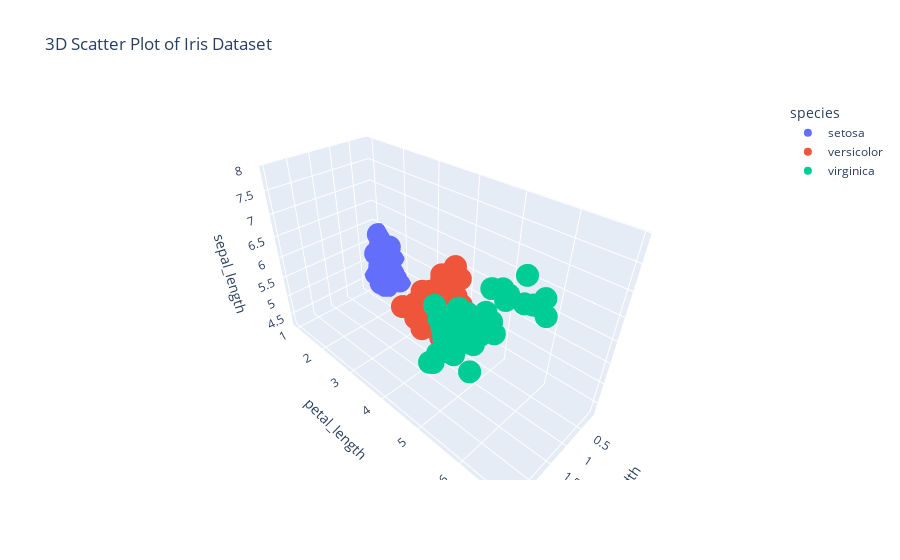

Notebook cell for this chart:
### Code cell
df = px.data.iris()

fig = px.scatter_3d(
    df,
    x="petal_width",
    y="petal_length",
    z="sepal_length",
    color="species",
    title="3D Scatter Plot of Iris Dataset"
)
fig.show()

### Figure 1 — Plotly figure (JSON) as saved in the notebook; plotly's stock layout.template omitted (floating-point values rounded to 4 significant figures)
{"data": [{"hovertemplate": "species=setosa<br>petal_width=%{x}<br>petal_length=%{y}<br>sepal_length=%{z}<extra></extra>", "legendgroup": "setosa", "marker": {"color": "#636efa", "symbol": "circle"}, "mode": "markers", "name": "setosa", "scene": "scene", "showlegend": true, "type": "scatter3d", "x": [0.2, 0.2, 0.2, 0.2, 0.2, 0.4, 0.3, 0.2, 0.2, 0.1, 0.2, 0.2, 0.1, 0.1, 0.2, 0.4, 0.4, 0.3, 0.3, 0.3, 0.2, 0.4, 0.2, 0.5, 0.2, 0.2, 0.4, 0.2, 0.2, 0.2, 0.2, 0.4, 0.1, 0.2, 0.1, 0.2, 0.2, 0.1, 0.2, 0.2, 0.3, 0.3, 0.2, 0.6, 0.4, 0.3, 0.2, 0.2, 0.2, 0.2], "y": [1.4, 1.4, 1.3, 1.5, 1.4, 1.7, 1.4, 1.5, 1.4, 1.5, 1.5, 1.6, 1.4, 1.1, 1.2, 1.5, 1.3, 1.4, 1.7, 1.5, 1.7, 1.5, 1, 1.7, 1.9, 1.6, 1.6, 1.5, 1.4, 1.6, 1.6, 1.5, 1.5, 1.4, 1.5, 1.2, 1.3, 1.5, 1.3, 1.5, 1.3, 1.3, 1.3, 1.6, 1.9, 1.4, 1.6, 1.4, 1.5, 1.4], "z": [5.1, 4.9, 4.7, 4.6, 5, 5.4, 4.6, 5, 4.4, 4.9, 5.4, 4.8, 4.8, 4.3, 5.8, 5.7, 5.4, 5.1, 5.7, 5.1, 5.4, 5.1, 4.6, 5.1, 4.8, 5, 5, 5.2, 5.2, 4.7, 4.8, 5.4, 5.2, 5.5, 4.9, 5, 5.5, 4.9, 4.4, 5.1, 5, 4.5, 4.4, 5, 5.1, 4.8, 5.1, 4.6, 5.3, 5]}, {"hovertemplate": "species=versicolor<br>petal_width=%{x}<br>petal_length=%{y}<br>sepal_length=%{z}<extra></extra>", "legendgroup": "versicolor", "marker": {"color": "#EF553B", "symbol": "circle"}, "mode": "markers", "name": "versicolor", "scene": "scene", "showlegend": true, "type": "scatter3d", "x": [1.4, 1.5, 1.5, 1.3, 1.5, 1.3, 1.6, 1, 1.3, 1.4, 1, 1.5, 1, 1.4, 1.3, 1.4, 1.5, 1, 1.5, 1.1, 1.8, 1.3, 1.5, 1.2, 1.3, 1.4, 1.4, 1.7, 1.5, 1, 1.1, 1, 1.2, 1.6, 1.5, 1.6, 1.5, 1.3, 1.3, 1.3, 1.2, 1.4, 1.2, 1, 1.3, 1.2, 1.3, 1.3, 1.1, 1.3], "y": [4.7, 4.5, 4.9, 4, 4.6, 4.5, 4.7, 3.3, 4.6, 3.9, 3.5, 4.2, 4, 4.7, 3.6, 4.4, 4.5, 4.1, 4.5, 3.9, 4.8, 4, 4.9, 4.7, 4.3, 4.4, 4.8, 5, 4.5, 3.5, 3.8, 3.7, 3.9, 5.1, 4.5, 4.5, 4.7, 4.4, 4.1, 4, 4.4, 4.6, 4, 3.3, 4.2, 4.2, 4.2, 4.3, 3, 4.1], "z": [7, 6.4, 6.9, 5.5, 6.5, 5.7, 6.3, 4.9, 6.6, 5.2, 5, 5.9, 6, 6.1, 5.6, 6.7, 5.6, 5.8, 6.2, 5.6, 5.9, 6.1, 6.3, 6.1, 6.4, 6.6, 6.8, 6.7, 6, 5.7, 5.5, 5.5, 5.8, 6, 5.4, 6, 6.7, 6.3, 5.6, 5.5, 5.5, 6.1, 5.8, 5, 5.6, 5.7, 5.7, 6.2, 5.1, 5.7]}, {"hovertemplate": "species=virginica<br>petal_width=%{x}<br>petal_length=%{y}<br>sepal_length=%{z}<extra></extra>", "legendgroup": "virginica", "marker": {"color": "#00cc96", "symbol": "circle"}, "mode": "markers", "name": "virginica", "scene": "scene", "showlegend": true, "type": "scatter3d", "x": [2.5, 1.9, 2.1, 1.8, 2.2, 2.1, 1.7, 1.8, 1.8, 2.5, 2, 1.9, 2.1, 2, 2.4, 2.3, 1.8, 2.2, 2.3, 1.5, 2.3, 2, 2, 1.8, 2.1, 1.8, 1.8, 1.8, 2.1, 1.6, 1.9, 2, 2.2, 1.5, 1.4, 2.3, 2.4, 1.8, 1.8, 2.1, 2.4, 2.3, 1.9, 2.3, 2.5, 2.3, 1.9, 2, 2.3, 1.8], "y": [6, 5.1, 5.9, 5.6, 5.8, 6.6, 4.5, 6.3, 5.8, 6.1, 5.1, 5.3, 5.5, 5, 5.1, 5.3, 5.5, 6.7, 6.9, 5, 5.7, 4.9, 6.7, 4.9, 5.7, 6, 4.8, 4.9, 5.6, 5.8, 6.1, 6.4, 5.6, 5.1, 5.6, 6.1, 5.6, 5.5, 4.8, 5.4, 5.6, 5.1, 5.1, 5.9, 5.7, 5.2, 5, 5.2, 5.4, 5.1], "z": [6.3, 5.8, 7.1, 6.3, 6.5, 7.6, 4.9, 7.3, 6.7, 7.2, 6.5, 6.4, 6.8, 5.7, 5.8, 6.4, 6.5, 7.7, 7.7, 6, 6.9, 5.6, 7.7, 6.3, 6.7, 7.2, 6.2, 6.1, 6.4, 7.2, 7.4, 7.9, 6.4, 6.3, 6.1, 7.7, 6.3, 6.4, 6, 6.9, 6.7, 6.9, 5.8, 6.8, 6.7, 6.7, 6.3, 6.5, 6.2, 5.9]}], "layout": {"legend": {"title": {"text": "species"}, "tracegroupgap": 0}, "scene": {"domain": {"x": [0, 1], "y": [0, 1]}, "xaxis": {"title": {"text": "petal_width"}}, "yaxis": {"title": {"text": "petal_length"}}, "zaxis": {"title": {"text": "sepal_length"}}}, "title": {"text": "3D Scatter Plot of Iris Dataset"}}}
